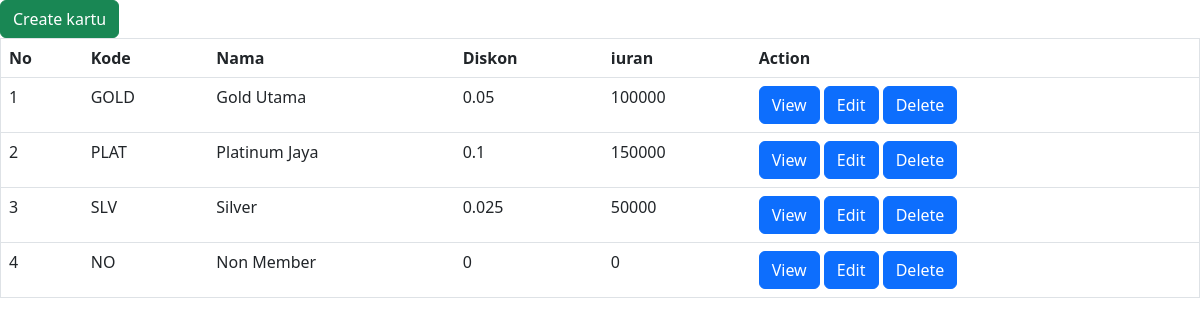
The page /databasephp-main/kartu/index.php on the database its author committed.
### tables this page shows
CREATE TABLE `kartu` (
  `id` int(11) NOT NULL AUTO_INCREMENT,
  `kode` varchar(6) DEFAULT NULL,
  `nama` varchar(45) DEFAULT NULL,
  `diskon` double DEFAULT NULL,
  `iuran` double DEFAULT NULL,
  PRIMARY KEY (`id`),
  UNIQUE KEY `kode_UNIQUE` (`kode`)
);

### databasephp-main/kartu/index.php (the view, shortened to what this page needs)
<link href="https://cdn.jsdelivr.net/npm/bootstrap@5.3.0-alpha2/dist/css/bootstrap.min.css" rel="stylesheet">
<?php
    require_once '../dbkoneksi.php';
?>
<?php
   $sql = "SELECT * FROM Kartu";
   $cards = $dbh->query($sql);
?>
      <a class="btn btn-success" href="create.php" role="button">Create kartu</a>
        <table class="table" width="100%" border="1" cellspacing="2" cellpadding="2">
            <thead>
                <tr>
                     <th>No</th>
                    <th>Kode</th>
                    <th>Nama</th>
                    <th>Diskon</th>
                    <th>iuran</th>
                    <th>Action</th>
                </tr>
            </thead>
            <tbody>
                <?php
                $nomor  =1 ;
                foreach($cards as $card) {
                ?>
                    <tr>
                        <td><?=$nomor?></td>
                        <td><?=$card['kode']?></td>
                        <td><?=$card['nama']?></td>
                        <td><?=$card['diskon']?></td>
                        <td><?=$card['iuran']?></td>
                        <td>
<a class="btn btn-primary" href="view.php?id=<?=$card['id']?>">View</a>
<a class="btn btn-primary" href="edit.php?id=<?=$card['id']?>">Edit</a>
<a class="btn btn-primary" href="delete.php?id=<?=$card['id']?>"
onclick="if(!confirm('Anda Yakin Hapus Data kartu <?=$card['nama']?>?')) {return false}"
>Delete</a>
</td>
                    </tr>
                <?php
                $nomor++;
                }
                ?>
            </tbody>
        </table>

### rows shown on the page
kartu: kode "GOLD", nama "Gold Utama", diskon "0.05", iuran "100000"
kartu: kode "PLAT", nama "Platinum Jaya", diskon "0.1", iuran "150000"
kartu: kode "SLV", nama "Silver", diskon "0.025", iuran "50000"
kartu: kode "NO", nama "Non Member", diskon "0", iuran "0"
